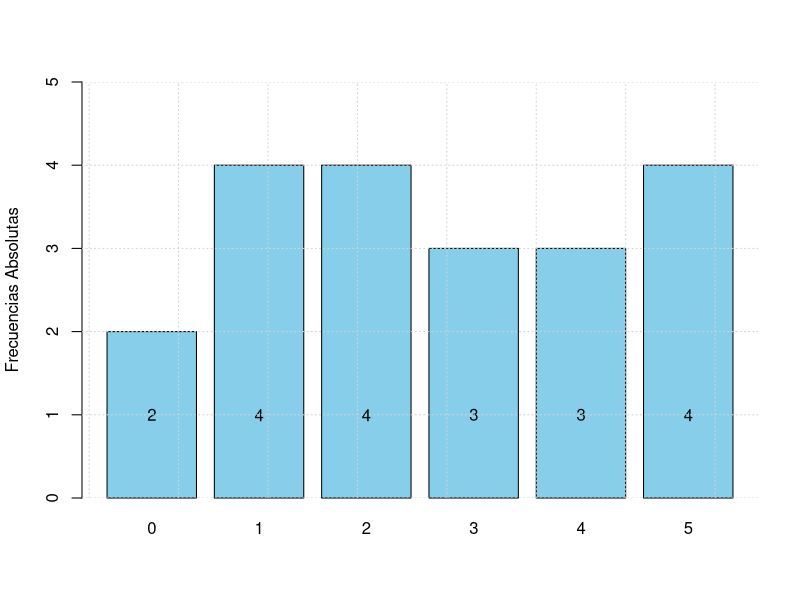
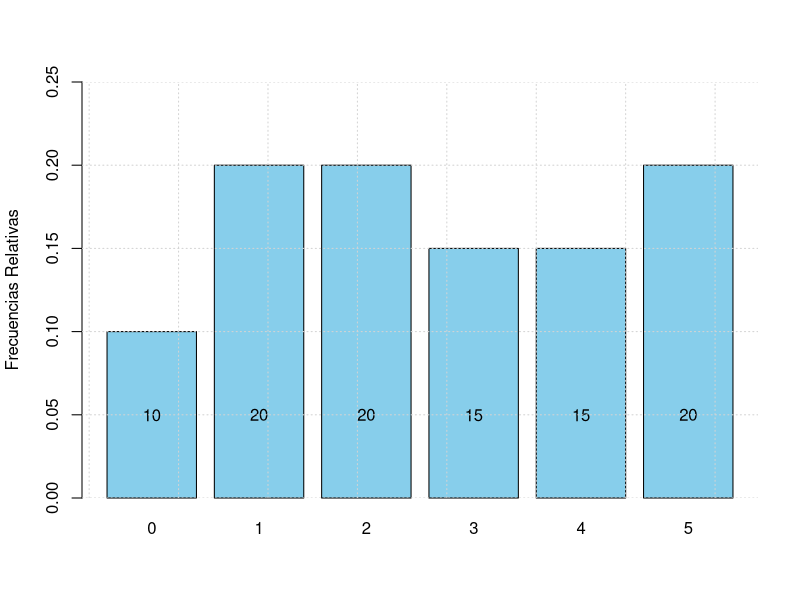
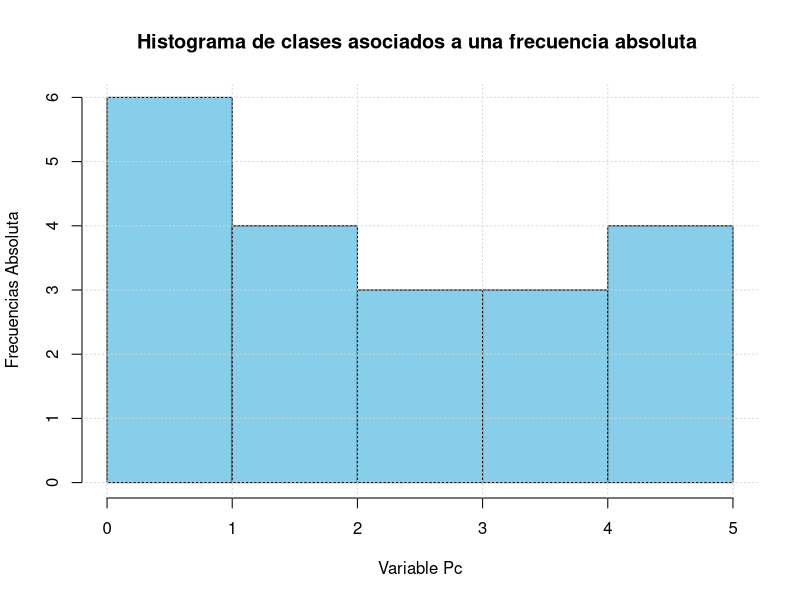
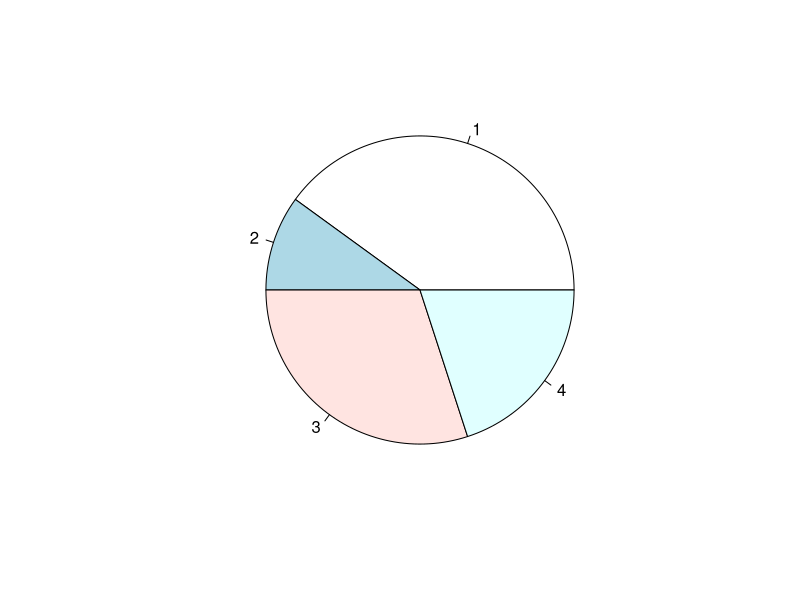
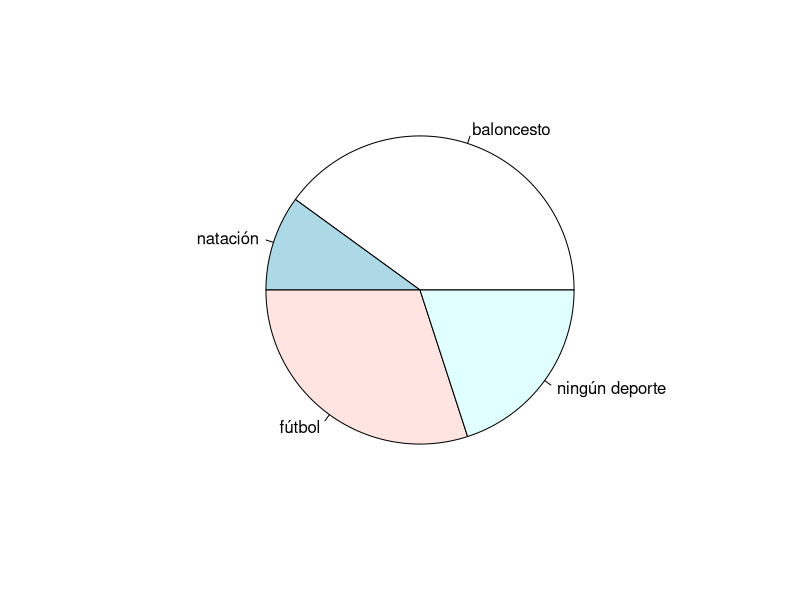

R code for these plots, in order: (Note: this script raises an error after producing the figures.)
## ---- chunk 1
Pc <- c(5,1,3,0,2,1,5,3,2,4,1,2,4,2,0,3,5,1,5,4)
Tabla1 <- as.data.frame(sort(table(TC3 =Pc),decreasing = T))
Tabla2 <- transform(Tabla1, FreAc = cumsum(Freq))
Tabla3 <- transform(Tabla2,Rel = round(prop.table(Freq),3))
knitr::kable(
Tabla3,
caption = 'Frecuencia Relativa',
  booktabs = TRUE
)
## ---- chunk 2
Pc <- c(5,1,3,0,2,1,5,3,2,4,1,2,4,2,0,3,5,1,5,4)
Tabla1 <- as.data.frame(sort(table(TC3 =Pc),decreasing = T))
Tabla2 <- transform(Tabla1, FreAc = cumsum(Freq))
Tabla3 <- transform(Tabla2,Rel = round(prop.table(Freq),3))
Tabla4 <- transform(Tabla3,RelAc = round(cumsum(prop.table(Freq)),3))
knitr::kable(
Tabla4 , caption = 'Frecuencia relativa y acumulada',
  booktabs = TRUE
)
## ---- chunk 3
Pc <- c(5,1,3,0,2,1,5,3,2,4,1,2,4,2,0,3,5,1,5,4)
range(Pc, na.rm=TRUE)
# El parámetro na.rm=TRUE se usa para que ingore la presencia de valores perdidos
## ---- chunk 4
Pc <- c(5,1,3,0,2,1,5,3,2,4,1,2,4,2,0,3,5,1,5,4)
nclass.Sturges(Pc)  # Número de intervalos
## ---- chunk 5
seq(0,5,length=nclass.Sturges(Pc))  # Límites de los intervalos
## ---- chunk 6
intervalosEDAD=cut(Pc,breaks=seq(0,5,length=nclass.Sturges(Pc)),include.lowest=TRUE)
intervalosEDAD # Se muestran los intervalos de edad, uno correspondiente a cada edad observada
## ---- chunk 7
table(intervalosEDAD)
## ---- chunk 8
Pc <- c(5,1,3,0,2,1,5,3,2,4,1,2,4,2,0,3,5,1,5,4)
Tabla1 <- as.data.frame(sort(table(TC3 =Pc),decreasing = T))
Tabla2 <- transform(Tabla1, FreAc = cumsum(Freq))
knitr::kable(
Tabla2 , caption = 'Frecuencia acumulada',
  booktabs = TRUE
)
## ---- chunk 9
# klippy::klippy()
Pc <- c(5,1,3,0,2,1,5,3,2,4,1,2,4,2,0,3,5,1,5,4)
Tabla1 <- as.data.frame(sort(table(TC3 =Pc),decreasing = T))
knitr::kable(
Tabla1 , caption = 'Frecuencia Absoluta',
  booktabs = TRUE
)
## ---- chunk 10
tb <- table(Pc)
barras <- barplot(tb,col='skyblue', ylab ="Frecuencias Absolutas", ylim=c(0,5))
text(barras,c(1,1),tb)
grid()
## ---- chunk 11
tbp <- prop.table(table(Pc))
barras2 <- barplot(tbp,col='skyblue', ylab ="Frecuencias Relativas", ylim=c(0,0.25))
text(barras2,c(0.05,0.05),tbp*100)
grid()
## ---- chunk 12
Pc <- c(5,1,3,0,2,1,5,3,2,4,1,2,4,2,0,3,5,1,5,4)
k12 <-ncol(matrix(Pc,1,20))
k11<-round(1 + (3.322*log10(k12)),digits = 0)
k11
Px <- as.data.frame(table(x=factor(cut(Pc,breaks=k11))))
PPx <- transform(Px,
               FreAc =cumsum(Freq),
               Rel=round(prop.table(Freq),4),
               RelAc=round(cumsum(prop.table(Freq)),4))
knitr::kable(
PPx , caption = 'Tabla en Frecuencia para Datos Agrupados',
  booktabs = TRUE
)
## ---- chunk 13
Pc <- c(5,1,3,0,2,1,5,3,2,4,1,2,4,2,0,3,5,1,5,4)
# table(intervalosEDAD)
tbp1 <- table(Pc)
grahis <-hist(Pc, ylab ="Frecuencias Absoluta", main ="Histograma de clases asociados a una frecuencia absoluta ", col="skyblue", xlab = "Variable Pc")
# text(grahis,c(1,1),tbp1)
grid()
## ---- chunk 14
fi <- c(12,3,9,6)
pie(fi)
## ---- chunk 15
fi <- c(12,3,9,6)
etiquetas <- c("baloncesto","natación","fútbol","ningún deporte")
pie(fi,etiquetas)
## ---- chunk 16
knitr::include_graphics("/home/john/Documentos/DOC-RMD-CLASESUCESV1/BIOestadisticaUno2022/images/GraficaCuantiles.jpg")
## ---- chunk 17
knitr::include_graphics("/home/john/Documentos/DOC-RMD-CLASESUCESV1/BIOestadisticaUno2022/images/FiguraCuartiles.jpg")
## ---- chunk 18
boxplot(Pc,
        main="Caja de bigotes Horizontal variable numéricas Pc",
        col="skyblue",horizontal=T)
values <- c(round(boxplot.stats(Pc)$conf, 1), boxplot.stats(Pc)$stats)
text(x = values, labels = values, y = 1.25)
## ---- chunk 19
Pc <- c(5,1,3,0,2,1,5,3,2,4,1,2,4,2,0,3,5,1,5,4)
summary(Pc)
## ---- chunk 20
boxplot(Pc,
        main="Caja de bigotes Vertical variable numéricas Pc",
        col="skyblue",horizontal=F)
values <- c(round(boxplot.stats(Pc)$conf, 1), boxplot.stats(Pc)$stats)
text(y = values, labels = values, x = 1.25)
## ---- chunk 21
x <- c(8, 5, 14, -9, 19, 12, 3, 9, 7, 4,
       4, 6, 8, 12, -8, 2, 0, -1, 5, 3)

boxplot(x, horizontal = TRUE)
## ---- chunk 22
boxplot(Pc,
        main="Caja de bigotes Horizontal variable numéricas Pc",
        col="skyblue",
        horizontal = TRUE)
stripchart(Pc, method = "jitter", pch = 19, add = TRUE, col = "blue")
## ---- chunk 23
edad <- c(22, 34, 29, 25, 30, 33, 31, 27, 25, 25)
tiempo <- c(14.21, 10.36, 11.89, 13.81, 12.03, 10.99, 12.48, 13.37, 12.29, 11.92)
sexo <- c("M","H","H","M","M","H","M","M","H","H")
misdeClase <- data.frame(edad,tiempo,sexo)
boxplot(misdeClase$edad~misdeClase$sexo,horizontal = T)
Pc <- misdeClase$edad
values <- c(round(boxplot.stats(Pc)$conf, 1), boxplot.stats(Pc)$stats)
text(x = values, labels = values, y = 1.5)
## ---- chunk 24
edad <- c(22, 34, 29, 25, 30, 33, 31, 27, 25, 25)
tiempo <- c(14.21, 10.36, 11.89, 13.81, 12.03, 10.99, 12.48, 13.37, 12.29, 11.92)
sexo <- c("M","H","H","M","M","H","M","M","H","H")
misdeClase <- data.frame(edad,tiempo,sexo)
boxplot(misdeClase$tiempo~misdeClase$sexo,horizontal = T)
P1c <- misdeClase$tiempo
values <- c(round(boxplot.stats(P1c)$conf, 1), boxplot.stats(P1c)$stats)
text(x = values, labels = values, y = 1.5)
## ---- chunk 25
edad <- c(22, 34, 29, 25, 30, 33, 31, 27, 25, 25)
tiempo <- c(14.21, 10.36, 11.89, 13.81, 12.03, 10.99, 12.48, 13.37, 12.29, 11.92)
sexo <- c("M","H","H","M","M","H","M","M","H","H")
misdeClase <- data.frame(edad,tiempo,sexo)
boxplot(misdeClase$tiempo~misdeClase$sexo,horizontal = F)
P1c <- misdeClase$tiempo
values <- c(round(boxplot.stats(P1c)$conf, 1), boxplot.stats(P1c)$stats)
text(y = values, labels = values, x = 1.5)
## ---- chunk 26
knitr::include_graphics("/home/john/Documentos/MatematicasBioEstadisticaV1/BioestadisticaUnoUCES2021/images/MedidasDeTendenciaCentralYDispersion1.jpg")
## ---- chunk 27
a <- c(200,300,400,500,600,700)
b <- c(300,400,500,600,700,800)
fi <- c(85,90,120,70,62,36)
Fi <- cumsum(fi)
Sumavfi <- function(x){
    y <- sum(x)
    return(y)
}
# Sumavfi(vfi)
MarcaC <- function(a,b){
    yr <- (a+b)/2
    return(yr)
}
#MarcaC(300,400)
TDAG <- data.frame(a,b,fi,Fi)
TDAG
TDAG$a
TDAG$b
MarcaC(TDAG$a,TDAG$b)
TDAG2 <- transform(TDAG,xi =MarcaC(a,b))
TDAG2
Media_DatosAgrupados <- function(x,y){
    n <- sum(x)
    p <- sum(x*y)
    yr <- p/n
    return(yr)
}
Media_DatosAgrupados(x=TDAG2$fi,y=TDAG2$xi)
round(Media_DatosAgrupados(x=TDAG2$fi,y=TDAG2$xi),2)
## ---- chunk 28
a <- c(30,40,50,60,70,80,90) 
b <- c(40,50,60,70,80,90,100) 
fi <- c(2,2,7,11,12,16,2) 
tabla <- data.frame(a=a, b=b, fi=fi, Fi=cumsum(fi)) 
tabla
n <- sum(fi)
Nmedios <- n/2 # posición de la clase para la Mediana
Li <- 70
f_act <- 12
F_ant <- 22
Ic <- 10
Mediana <- function(n,Nmedios,Li,f_act,F_ant,Ic){
    num <- Nmedios-F_ant
    den <- f_act
    yr <- Li+(num/den)*Ic
    return(yr)
}
Mediana(n,Nmedios,Li,f_act,F_ant,Ic)
round(Mediana(n,Nmedios,Li,f_act,F_ant,Ic),2)
a <- c(55,60,65,70,75,80,85) 
b <- c(60,65,70,75,80,85,90) 
fi <- c(6,20,18,50,17,16,5) 
tabla <- data.frame(a=a, b=b, fi=fi, Fi=cumsum(fi)) 
tabla 
n <- sum(fi) 
Nmedios <- n/2 #posicion de la clase para la
Nmedios 
Li <-70 
f_act <- 50 # es el fi de la clase donde esta la mediana, osea la actual 
F_ant <- 44 #es el Fi aanterior (22) 
Ic =5 #es la amplitud de la clase 
Mediana <- function(n,Nmedios,Li,f_act,F_ant,Ic){ 
num <- Nmedios-F_ant 
den <- f_act 
yr <-Li + (num/den) * Ic 
return(yr) 
} 
Mediana(n,Nmedios,Li,f_act,F_ant,Ic) 
round(Mediana(n,Nmedios,Li,f_act,F_ant,Ic),2) 
## ---- chunk 29
a <- c(30,40,50,60,70,80,90) 
b <- c(40,50,60,70,80,90,100) 
fi <- c(2,2,7,11,12,16,2) 
tabla <- data.frame(a=a, b=b, fi=fi, Fi=cumsum(fi)) 
tabla
n <- sum(fi)
Li <- 80
Ic <- 10
delta1 <- 4
delta2 <- 14
Moda <- function(Li,delta1,delta2,Ic){
    num <- delta1
    den <- delta1+delta2
    yr <- Li+(num/den)*Ic
    return(yr)
}
Moda(Li,delta1,delta2,Ic)
round(Moda(Li,delta1,delta2,Ic),2)
## ---- chunk 30
a <- c(55,60,65,70,75,80,85)
b <- c(60,65,70,75,80,85,90)
fi <- c(6,20,18,50,17,16,5)
Fi <- cumsum(fi)
TDAG <- data.frame(a,b,fi,Fi)
MarcaC <- function(a,b){
    yr <- (a+b)/2
    return(yr)
}
TDAG2 <- transform(TDAG,xi =MarcaC(a,b))
TDAG2
Xm <- function(x,y){
    n <- sum(x)
    p <- sum(x*y)
    yr <- p/n
    return(yr)
}
n <- sum(fi)
Varianza <- function(n,fi,M,Media){
    p1 <- (M-Media)^2
    p2 <- fi*p1
    suma <- sum(p2)
    yr <- suma/(n-1)
    return(yr)
}
Xm(x=TDAG2$fi,y=TDAG2$xi)
Varianza(n,fi,M=TDAG2$xi,Media=Xm(x=TDAG2$fi,y=TDAG2$xi))
desvs <- (Varianza(n,fi,M=TDAG2$xi,Media=Xm(x=TDAG2$fi,y=TDAG2$xi)))^(1/2)
desvs
# Desviación media (Dispersión)
DM <- function(n,M,Media){
    d <- abs(M-Media)
    suma <- sum(d)
    yr <- suma/n
    return(yr)
}
DM(n,M=TDAG2$xi,Media=Xm(x=TDAG2$fi,y=TDAG2$xi))
## ---- chunk 31
a <- c(55,60,65,70,75,80,85) 
b <- c(60,65,70,75,80,85,90) 
fi <- c(6,20,18,50,17,16,5) 
tabla <- data.frame(a=a, b=b, fi=fi, Fi=cumsum(fi)) 
tabla 
n <- sum(fi)
c <- 3
P <- (c*n)/4
P
Li <- 75
fq <- 17
Fant <- 94
Ic <- 5
Q3 <- function(P,Li,fq,Fant,Ic){
           NUM <- P-Fant
           DEN <- fq
           yr <- Li + (NUM/DEN)*Ic
         return(yr)
        }
Q3(P,Li,fq,Fant,Ic) 
## ---- chunk 32
knitr::include_graphics("/home/john/Documentos/MatematicasBioEstadisticaV1/BioestadisticaUnoUCES2021/images/Sesgo1.jpg")
